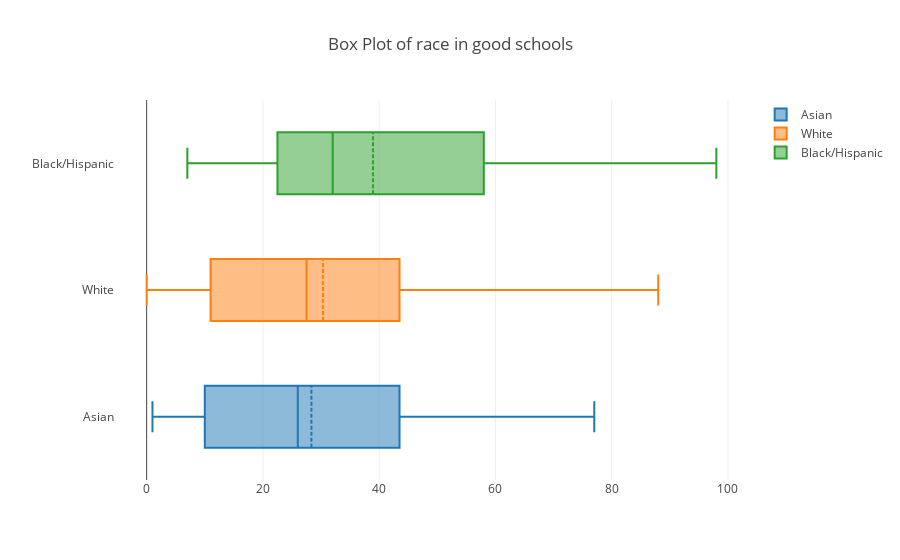

Notebook cell for this chart:
### Markdown cell above
From the above visualisation, we can clearly see that the majority of schools with no SHSAT takers and SHSAT offers have very high percentages of black/hispanic students (as can be seen by the bulge near the 100% mark in the first visual) while having very low percentages of Asian/White students (as characterised by the sharp spike around zero in the 2nd and 3rd visual). We are however, unable to get a good read on the distribution of race for schools with SHSAT offers due to the lack of significant spikes.

### Code cell
trace0 = go.Box(x=gd_schl["Percent Asian"],name="Asian",boxmean=True)
trace1 = go.Box(x=gd_schl["Percent White"],name="White",boxmean=True)
trace2 = go.Box(x=gd_schl["Percent Black / Hispanic"],name="Black/Hispanic",boxmean=True)
data = [trace0, trace1, trace2]
layout = go.Layout(
    title = "Box Plot of race in good schools",
    margin = go.Margin(l=115)
)
fig = go.Figure(data=data,layout=layout)
iplot(fig)

### Figure 1 — Plotly figure (JSON) as saved in the notebook; plotly's stock layout.template omitted (floating-point values rounded to 4 significant figures)
{"data": [{"boxmean": true, "name": "Asian", "type": "box", "x": [71, 33, 23, 40, 15, 59, 77, 28, 19, 14, 21, 47, 14, 7, 15, 40, 9, 8, 6, 4, 28, 6, 34, 12, 2, 14, 15, 7, 10, 31, 5, 33, 6, 7, 3, 12, 18, 6, 8, 5, 14, 2, 12, 20, 22, 29, 43, 69, 46, 49, 61, 60, 55, 45, 18, 33, 27, 28, 29, 28, 38, 46, 25, 9, 44, 16, 27, 60, 25, 40, 3, 50, 29, 55, 69, 35, 44, 73, 67, 34, 53, 62, 66, 61, 62, 68, 43, 54, 34, 28, 21, 24, 33, 37, 47, 32, 33, 30, 25, 23, 8, 14, 37, 16, 45, 49, 4, 3, 10, 4, 17, 6, 10, 20, 9, 3, 6, 7, 5, 1]}, {"boxmean": true, "name": "White", "type": "box", "x": [9, 42, 20, 28, 66, 8, 0, 42, 63, 65, 56, 34, 58, 55, 37, 27, 64, 61, 50, 63, 53, 26, 15, 20, 17, 20, 3, 26, 32, 4, 4, 4, 61, 13, 35, 57, 10, 45, 52, 16, 36, 2, 1, 48, 47, 38, 27, 24, 39, 6, 7, 16, 32, 32, 71, 27, 59, 38, 36, 54, 31, 39, 45, 27, 2, 57, 13, 3, 42, 5, 76, 24, 38, 12, 3, 33, 16, 2, 4, 34, 10, 23, 18, 20, 13, 14, 17, 2, 8, 3, 41, 41, 29, 6, 3, 3, 4, 39, 10, 34, 2, 27, 5, 18, 31, 31, 88, 83, 25, 85, 59, 27, 62, 50, 79, 28, 37, 23, 36, 1]}, {"boxmean": true, "name": "Black/Hispanic", "type": "box", "x": [15, 20, 53, 29, 12, 32, 22, 27, 13, 16, 15, 10, 15, 32, 40, 29, 20, 27, 40, 27, 13, 63, 44, 65, 80, 66, 81, 66, 58, 64, 89, 61, 25, 80, 62, 29, 71, 48, 37, 77, 47, 95, 86, 31, 28, 33, 29, 7, 14, 45, 31, 25, 13, 23, 10, 38, 13, 33, 34, 12, 29, 13, 28, 63, 54, 26, 60, 36, 32, 54, 21, 25, 32, 32, 28, 31, 40, 25, 28, 31, 35, 14, 15, 19, 23, 17, 38, 37, 55, 67, 37, 33, 35, 55, 46, 60, 61, 27, 64, 41, 90, 59, 57, 63, 14, 17, 7, 13, 63, 11, 22, 66, 27, 29, 11, 66, 49, 66, 58, 98]}], "layout": {"margin": {"l": 115}, "title": "Box Plot of race in good schools"}}
